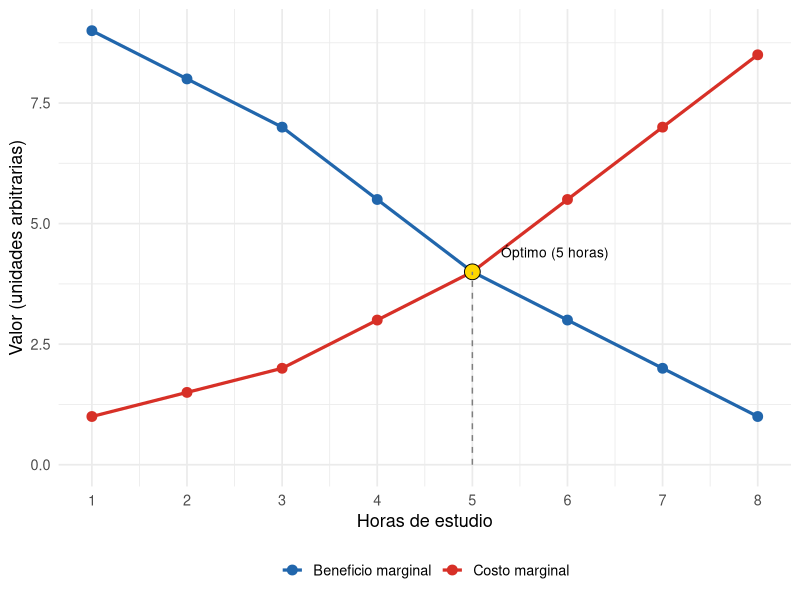
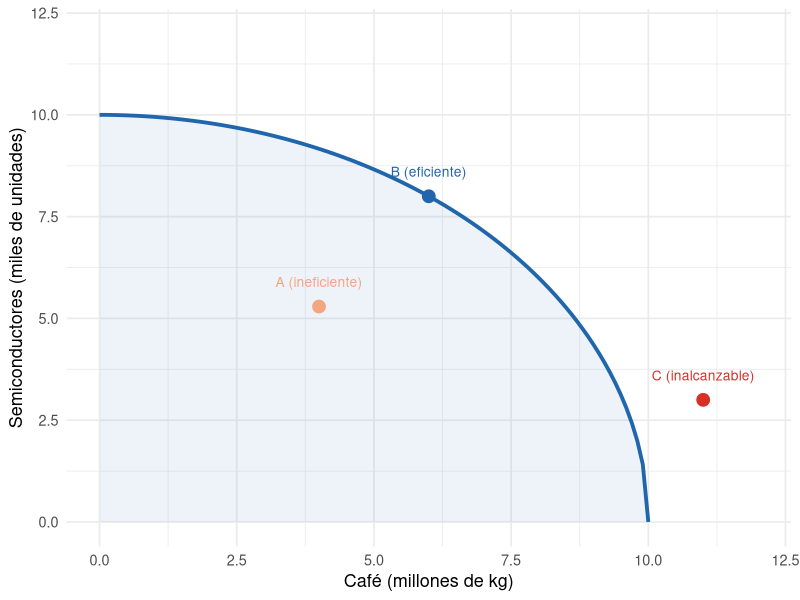

These figures' R source, in order:
## ---- chunk 1
#| label: setup
#| include: false

library(ggplot2)
library(dplyr)
## ---- chunk 2
#| label: fig-marginal
#| fig-cap: "Análisis marginal del tiempo de estudio"
#| fig-alt: "Gráfico que muestra cómo el beneficio marginal decrece y el costo marginal aumenta con las horas de estudio, con un óptimo en su intersección"

horas <- 1:8

beneficio_marginal <- c(9, 8, 7, 5.5, 4, 3, 2, 1)
costo_marginal    <- c(1, 1.5, 2, 3, 4, 5.5, 7, 8.5)

datos_marginal <- data.frame(
  horas             = rep(horas, 2),
  valor             = c(beneficio_marginal, costo_marginal),
  tipo              = rep(c("Beneficio marginal", "Costo marginal"), each = 8)
)

optimo <- data.frame(horas = 5, valor = 4)

ggplot(datos_marginal, aes(x = horas, y = valor, color = tipo)) +
  geom_line(linewidth = 1.1) +
  geom_point(size = 3) +
  geom_point(data = optimo, aes(x = horas, y = valor),
             color = "black", size = 5, shape = 21,
             fill = "gold", inherit.aes = FALSE) +
  annotate("text", x = 5.3, y = 4.4,
           label = "Óptimo (5 horas)", hjust = 0, size = 3.5) +
  annotate("segment", x = 5, xend = 5, y = 0, yend = 4,
           linetype = "dashed", color = "gray50") +
  scale_color_manual(values = c("Beneficio marginal" = "#2166ac",
                                 "Costo marginal"     = "#d73027")) +
  scale_x_continuous(breaks = 1:8) +
  labs(
    x     = "Horas de estudio",
    y     = "Valor (unidades arbitrarias)",
    color = NULL
  ) +
  theme_minimal(base_size = 13) +
  theme(legend.position = "bottom")
## ---- chunk 3
#| label: fig-fpp
#| fig-cap: "Frontera de Posibilidades de Producción: Costa Rica (hipotético)"
#| fig-alt: "Curva cóncava que muestra las combinaciones posibles de producción de café y semiconductores, con puntos dentro, sobre y fuera de la frontera"

x <- seq(0, 10, by = 0.1)
fpp <- sqrt(100 - x^2)

datos_fpp <- data.frame(x = x, y = fpp)

puntos_especiales <- data.frame(
  x      = c(4, 6, 11),
  y      = c(sqrt(100 - 72), sqrt(100 - 36), 3),
  etiq   = c("A (ineficiente)", "B (eficiente)", "C (inalcanzable)"),
  tipo   = c("ineficiente", "eficiente", "inalcanzable")
)

ggplot() +
  geom_line(data = datos_fpp, aes(x = x, y = y),
            color = "#2166ac", linewidth = 1.3) +
  geom_ribbon(data = datos_fpp, aes(x = x, ymin = 0, ymax = y),
              fill = "#2166ac", alpha = 0.08) +
  geom_point(data = puntos_especiales,
             aes(x = x, y = y, color = tipo), size = 4) +
  geom_text(data = puntos_especiales,
            aes(x = x, y = y, label = etiq, color = tipo),
            nudge_y = 0.6, size = 3.5) +
  scale_color_manual(values = c(
    "ineficiente"  = "#f4a582",
    "eficiente"    = "#2166ac",
    "inalcanzable" = "#d73027"
  )) +
  labs(
    x     = "Café (millones de kg)",
    y     = "Semiconductores (miles de unidades)",
    color = NULL
  ) +
  theme_minimal(base_size = 13) +
  theme(legend.position = "none") +
  coord_cartesian(xlim = c(0, 12), ylim = c(0, 12))
